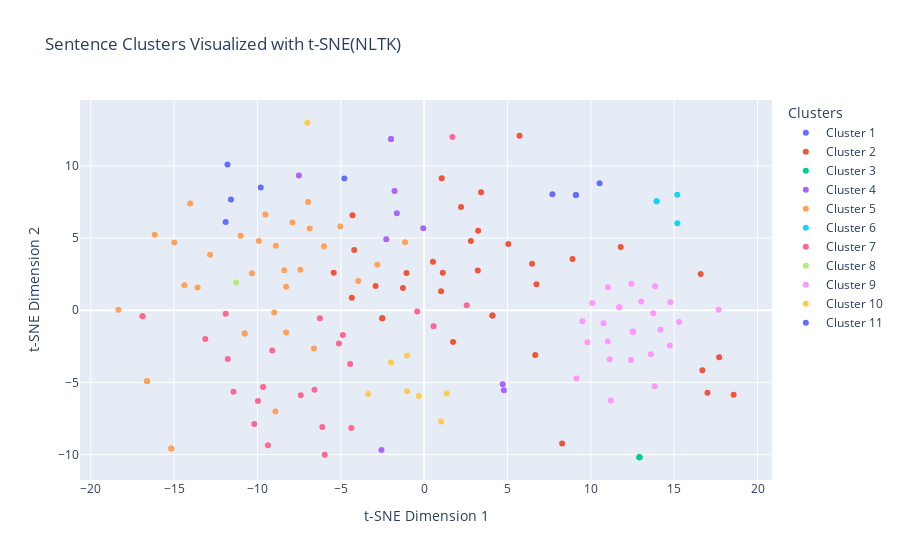

The cell this chart's notebook holds for it:
### Code cell
fig = go.Figure()
for i in range(num_clusters):
    indices = labels_nltk == i
    fig.add_trace(go.Scatter(
        x=reduced_vectors_2d[indices, 0],
        y=reduced_vectors_2d[indices, 1],
        mode='markers',
        name=f'Cluster {i + 1}'
    ))

fig.update_layout(
    title='Sentence Clusters Visualized with t-SNE(NLTK)',
    xaxis_title='t-SNE Dimension 1',
    yaxis_title='t-SNE Dimension 2',
    legend_title="Clusters"
)

pio.show(fig)

### Figure 1 — Plotly figure (JSON) as saved in the notebook; plotly's stock layout.template omitted (floating-point values rounded to 4 significant figures)
{"data": [{"mode": "markers", "name": "Cluster 1", "type": "scatter", "x": [-11.59, -9.803, -11.8, -11.91, -4.786], "y": [7.681, 8.508, 10.1, 6.111, 9.13]}, {"mode": "markers", "name": "Cluster 2", "type": "scatter", "x": [3.24, -1.272, 2.213, 8.902, -5.423, 4.097, -4.298, 3.414, 4.097, 8.28, 5.725, 16.59, 1.057, -4.195, 1.735, 6.737, 3.22, 6.476, 0.5293, 1.119, 11.79, -4.337, 1.017, 6.666, 2.803, 16.69, -2.512, -2.512, 17.7, 18.57, -2.911, -1.056, 5.05, 17.0], "y": [5.514, 1.533, 7.146, 3.558, 2.593, -0.3712, 6.584, 8.169, -0.3712, -9.229, 12.1, 2.503, 9.141, 4.171, -2.204, 1.808, 2.762, 3.214, 3.353, 2.593, 4.374, 0.8665, 1.316, -3.099, 4.791, -4.164, -0.5559, -0.5559, -3.257, -5.859, 1.683, 2.577, 4.598, -5.718]}, {"mode": "markers", "name": "Cluster 3", "type": "scatter", "x": [12.92, 12.92, 12.92], "y": [-10.19, -10.19, -10.19]}, {"mode": "markers", "name": "Cluster 4", "type": "scatter", "x": [4.783, 4.713, -0.05218, -1.988, -1.638, -1.776, -1.988, -2.272, -2.561, -7.514], "y": [-5.543, -5.128, 5.673, 11.86, 6.715, 8.259, 11.86, 4.911, -9.689, 9.331]}, {"mode": "markers", "name": "Cluster 5", "type": "scatter", "x": [-9.522, -14.38, -13.59, -18.34, -6.609, -10.33, -8.994, -15.17, -1.145, -8.899, -2.809, -9.917, -14.04, -8.392, -5.029, -16.62, -6.961, -16.64, -16.16, -7.897, -6.008, -7.427, -6.864, -11.01, -8.921, -15.17, -8.282, -12.84, -10.76, -10.76, -8.28, -14.99, -3.951], "y": [6.63, 1.733, 1.578, 0.03594, -2.651, 2.556, -0.1582, -9.584, 4.718, 4.46, 3.152, 4.8, 7.394, 2.766, 5.801, -4.905, 7.499, -4.914, 5.234, 6.081, 4.441, 2.812, 5.658, 5.159, -7.022, -9.584, 1.626, 3.853, -1.618, -1.618, -1.549, 4.686, 2.023]}, {"mode": "markers", "name": "Cluster 6", "type": "scatter", "x": [15.19, 13.95, 13.95, 15.19], "y": [8.01, 7.544, 7.544, 6.02]}, {"mode": "markers", "name": "Cluster 7", "type": "scatter", "x": [-13.13, -11.78, 1.698, -4.441, -16.9, -4.371, -16.89, -4.874, -5.11, -6.578, -9.967, -11.9, -9.109, -7.401, -10.19, -5.959, 0.5644, -0.4127, -11.43, -9.369, 2.555, -6.107, -9.661, -6.254], "y": [-1.993, -3.372, 12.0, -3.721, -0.4132, -8.166, -0.4114, -1.71, -2.308, -5.506, -6.282, -0.2413, -2.789, -5.885, -7.879, -10.01, -1.113, -0.09011, -5.649, -9.361, 0.3453, -8.088, -5.318, -0.5493]}, {"mode": "markers", "name": "Cluster 8", "type": "scatter", "x": [-11.28], "y": [1.914]}, {"mode": "markers", "name": "Cluster 9", "type": "scatter", "x": [11.71, 11.71, 14.74, 11.13, 11.03, 13.86, 11.01, 12.41, 13.59, 14.18, 13.83, 9.793, 9.139, 10.76, 13.75, 11.2, 12.52, 12.52, 12.52, 12.43, 15.3, 12.52, 9.494, 17.67, 14.77, 13.03, 10.09], "y": [0.2037, 0.2037, -2.435, -3.403, 1.599, 1.665, -2.173, -3.448, -3.055, -1.358, -5.272, -2.22, -4.736, -0.8984, -0.2046, -6.245, -1.485, -1.485, -1.485, 1.839, -0.8161, -1.485, -0.7644, 0.03522, 0.5499, 0.6003, 0.4986]}, {"mode": "markers", "name": "Cluster 10", "type": "scatter", "x": [-0.3198, 1.353, -3.356, -1.04, 1.017, -1.994, -1.022, -7.003], "y": [-5.947, -5.776, -5.804, -3.133, -7.702, -3.619, -5.618, 12.99]}, {"mode": "markers", "name": "Cluster 11", "type": "scatter", "x": [9.104, 9.104, 10.53, 7.692], "y": [7.981, 7.981, 8.798, 8.039]}], "layout": {"legend": {"title": {"text": "Clusters"}}, "title": {"text": "Sentence Clusters Visualized with t-SNE(NLTK)"}, "xaxis": {"title": {"text": "t-SNE Dimension 1"}}, "yaxis": {"title": {"text": "t-SNE Dimension 2"}}}}
